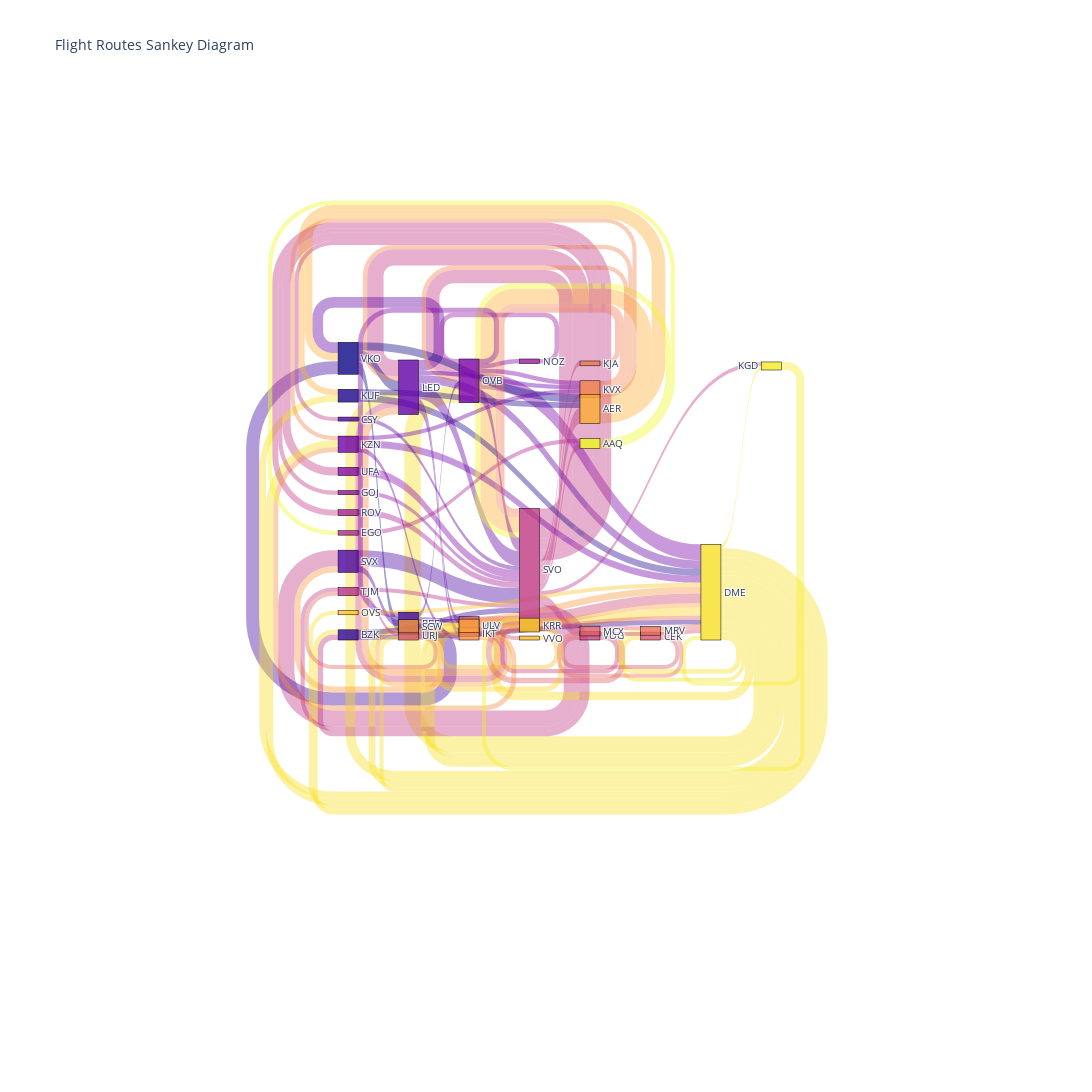

Source (notebook cell):
### Markdown cell above
# Flight Routes Sankey Diagram for Analysis

The Sankey diagram below visualizes the flow of flights between departure and arrival airports, providing insights into the busiest routes and traffic distribution across the network.

### Why Use a Sankey Diagram in Analysis?

1. **Visualizing Route Traffic**:
   - The Sankey diagram makes it easy to see which airports are connected by the largest number of flights. The **width of the links** between nodes (airports) is proportional to the number of flights, highlighting major hubs and key routes.
   
2. **Identifying Bottlenecks or Overload**:
   - Airports with multiple thick links may indicate busy hubs or potential bottlenecks in air traffic, helping analysts understand how resources (planes, gates, staff) are distributed.
   
3. **Understanding Traffic Patterns**:
   - The diagram shows how traffic flows from one airport to another, helping to identify direct routes versus more complex connections that might involve multiple stops.
   
4. **Strategic Route Planning**:
   - Airlines and airports can use the diagram to identify **underutilized routes** or opportunities for expanding capacity on high-demand connections.

### Key Steps in the Script:
- **Data Preparation**: The departure and arrival airports are mapped to unique indices and combined to form the nodes in the diagram.
- **Link Generation**: The flow (link) between airports is determined by the number of flights, with color and width emphasizing the volume of traffic.

This Sankey diagram allows analysts to visually assess the connectivity and traffic between airports, helping in decision-making regarding capacity optimization, route planning, and resource allocation.

### Code cell
import matplotlib.pyplot as plt
import numpy as np
import plotly.graph_objects as go

# Generate color rule for links based on source colors
def generate_link_colors(source_indices, node_colors, opacity=0.4):
    return [node_colors[src].replace("0.8", str(opacity)) for src in source_indices]

# Assuming `df` is your Spark DataFrame
# Convert Spark DataFrame to Pandas DataFrame
pandas_df = df_routes.select("departure_airport", "arrival_airport", "count").toPandas()

# Extract unique airports (nodes) from departure and arrival airports
departure_airports = pandas_df['departure_airport'].tolist()
arrival_airports = pandas_df['arrival_airport'].tolist()

# Combine all unique airports for nodes in the Sankey diagram
all_airports = list(set(departure_airports + arrival_airports))

# Step 3: Create mappings for the airport nodes (label -> index)
airport_to_index = {airport: idx for idx, airport in enumerate(all_airports)}

# Step 4: Prepare the source, target, and values for the Sankey diagram
source = [airport_to_index[departure] for departure in pandas_df['departure_airport']]
target = [airport_to_index[arrival] for arrival in pandas_df['arrival_airport']]
values = pandas_df['count'].tolist()

# Step 5: Use a colormap to generate colors for nodes
colormap = plt.get_cmap('plasma')
node_colors = [f"rgba({int(r*255)}, {int(g*255)}, {int(b*255)}, 0.8)" for r, g, b, _ in colormap(np.linspace(0, 1, len(all_airports)))]

# Step 6: Generate link colors based on the source node colors
link_colors = generate_link_colors(source, node_colors)

# Step 7: Create and plot the Sankey diagram
fig = go.Figure(go.Sankey(
    node=dict(
        pad=15,
        thickness=20,
        line=dict(color="black", width=0.5),
        label=all_airports,
        color=node_colors
    ),
    link=dict(
        source=source,
        target=target,
        value=values,
        color=link_colors
    )
))

# Update layout to make the diagram larger
fig.update_layout(
    title_text="Flight Routes Sankey Diagram",
    font_size=10,   
    height=1200,
    width=2000
)

# Show the Sankey diagram
fig.show()

### Figure 1 — Plotly figure (JSON) as saved in the notebook; plotly's stock layout.template omitted (floating-point values rounded to 4 significant figures)
{"data": [{"link": {"color": ["rgba(248, 223, 36, 0.4)", "rgba(191, 57, 130, 0.4)", "rgba(191, 57, 130, 0.4)", "rgba(123, 2, 168, 0.4)", "rgba(74, 2, 160, 0.4)", "rgba(191, 57, 130, 0.4)", "rgba(98, 0, 166, 0.4)", "rgba(252, 173, 49, 0.4)", "rgba(191, 57, 130, 0.4)", "rgba(12, 7, 134, 0.4)", "rgba(123, 2, 168, 0.4)", "rgba(61, 3, 155, 0.4)", "rgba(12, 7, 134, 0.4)", "rgba(98, 0, 166, 0.4)", "rgba(248, 223, 36, 0.4)", "rgba(248, 223, 36, 0.4)", "rgba(206, 74, 117, 0.4)", "rgba(98, 0, 166, 0.4)", "rgba(248, 223, 36, 0.4)", "rgba(251, 209, 36, 0.4)", "rgba(191, 57, 130, 0.4)", "rgba(133, 6, 166, 0.4)", "rgba(12, 7, 134, 0.4)", "rgba(252, 173, 49, 0.4)", "rgba(248, 223, 36, 0.4)", "rgba(98, 0, 166, 0.4)", "rgba(111, 0, 168, 0.4)", "rgba(245, 141, 69, 0.4)", "rgba(248, 223, 36, 0.4)", "rgba(248, 223, 36, 0.4)", "rgba(248, 150, 63, 0.4)", "rgba(31, 5, 142, 0.4)", "rgba(206, 74, 117, 0.4)", "rgba(74, 2, 160, 0.4)", "rgba(98, 0, 166, 0.4)", "rgba(248, 150, 63, 0.4)", "rgba(252, 173, 49, 0.4)", "rgba(191, 57, 130, 0.4)", "rgba(191, 57, 130, 0.4)", "rgba(165, 31, 151, 0.4)", "rgba(31, 5, 142, 0.4)", "rgba(220, 93, 102, 0.4)", "rgba(191, 57, 130, 0.4)", "rgba(239, 248, 33, 0.4)", "rgba(191, 57, 130, 0.4)", "rgba(47, 4, 149, 0.4)", "rgba(251, 162, 56, 0.4)", "rgba(251, 209, 36, 0.4)", "rgba(61, 3, 155, 0.4)", "rgba(123, 2, 168, 0.4)", "rgba(245, 141, 69, 0.4)", "rgba(111, 0, 168, 0.4)", "rgba(248, 223, 36, 0.4)", "rgba(191, 57, 130, 0.4)", "rgba(248, 223, 36, 0.4)", "rgba(231, 110, 90, 0.4)", "rgba(47, 4, 149, 0.4)", "rgba(236, 120, 83, 0.4)", "rgba(155, 23, 158, 0.4)", "rgba(123, 2, 168, 0.4)", "rgba(174, 39, 145, 0.4)", "rgba(191, 57, 130, 0.4)", "rgba(239, 248, 33, 0.4)", "rgba(191, 57, 130, 0.4)", "rgba(241, 130, 76, 0.4)", "rgba(123, 2, 168, 0.4)", "rgba(241, 130, 76, 0.4)", "rgba(98, 0, 166, 0.4)", "rgba(241, 130, 76, 0.4)", "rgba(199, 66, 123, 0.4)", "rgba(248, 223, 36, 0.4)", "rgba(251, 162, 56, 0.4)", "rgba(191, 57, 130, 0.4)", "rgba(191, 57, 130, 0.4)", "rgba(248, 223, 36, 0.4)", "rgba(191, 57, 130, 0.4)", "rgba(251, 162, 56, 0.4)", "rgba(183, 48, 138, 0.4)", "rgba(61, 3, 155, 0.4)", "rgba(220, 93, 102, 0.4)", "rgba(241, 130, 76, 0.4)", "rgba(111, 0, 168, 0.4)", "rgba(248, 223, 36, 0.4)", "rgba(226, 102, 96, 0.4)", "rgba(183, 48, 138, 0.4)", "rgba(226, 102, 96, 0.4)", "rgba(248, 223, 36, 0.4)", "rgba(191, 57, 130, 0.4)", "rgba(243, 236, 38, 0.4)", "rgba(253, 196, 39, 0.4)", "rgba(206, 74, 117, 0.4)", "rgba(144, 14, 163, 0.4)", "rgba(253, 185, 43, 0.4)", "rgba(213, 83, 109, 0.4)", "rgba(248, 223, 36, 0.4)", "rgba(86, 1, 163, 0.4)", "rgba(231, 110, 90, 0.4)", "rgba(199, 66, 123, 0.4)", "rgba(213, 83, 109, 0.4)", "rgba(243, 236, 38, 0.4)"], "source": [31, 15, 15, 8, 4, 15, 6, 27, 15, 0, 8, 3, 0, 6, 31, 31, 17, 6, 31, 30, 15, 9, 0, 27, 31, 6, 7, 24, 31, 31, 25, 1, 17, 4, 6, 25, 27, 15, 15, 12, 1, 19, 15, 33, 15, 2, 26, 30, 3, 8, 24, 7, 31, 15, 31, 21, 2, 22, 11, 8, 13, 15, 33, 15, 23, 8, 23, 6, 23, 16, 31, 26, 15, 15, 31, 15, 26, 14, 3, 19, 23, 7, 31, 20, 14, 20, 31, 15, 32, 29, 17, 10, 28, 18, 31, 5, 21, 16, 18, 32], "target": [8, 6, 4, 31, 15, 27, 15, 15, 8, 3, 15, 0, 6, 0, 6, 17, 31, 31, 30, 31, 9, 15, 27, 0, 7, 24, 31, 6, 25, 1, 31, 31, 6, 25, 17, 4, 1, 12, 19, 15, 27, 15, 33, 15, 2, 15, 30, 26, 8, 3, 7, 24, 21, 22, 2, 31, 31, 15, 8, 11, 33, 16, 13, 23, 15, 23, 8, 23, 6, 15, 26, 31, 14, 10, 29, 32, 3, 15, 26, 21, 7, 23, 20, 14, 20, 31, 18, 5, 31, 31, 28, 15, 17, 31, 32, 15, 19, 18, 16, 15], "value": [36463, 36455, 36030, 35407, 35024, 34637, 34077, 33512, 29915, 29461, 29200, 29040, 23869, 23720, 22047, 21934, 21324, 19654, 19286, 18723, 18291, 17825, 17739, 17238, 16104, 15889, 15766, 15542, 15167, 15140, 15068, 14788, 14078, 13929, 13815, 13531, 13390, 13306, 13204, 12928, 12890, 12600, 12304, 12046, 12042, 11716, 11611, 11589, 11326, 11313, 11115, 11115, 10806, 10733, 10704, 10469, 10400, 10381, 10155, 10149, 9920, 9888, 9674, 9570, 9548, 9543, 9536, 9536, 9528, 9526, 9453, 9436, 9398, 9233, 9171, 9138, 9096, 9094, 9079, 9054, 9020, 9019, 8959, 8954, 8953, 8952, 8938, 8937, 8924, 8894, 8870, 8844, 8831, 8807, 8782, 8779, 8729, 8674, 8671, 8638]}, "node": {"color": ["rgba(12, 7, 134, 0.8)", "rgba(31, 5, 142, 0.8)", "rgba(47, 4, 149, 0.8)", "rgba(61, 3, 155, 0.8)", "rgba(74, 2, 160, 0.8)", "rgba(86, 1, 163, 0.8)", "rgba(98, 0, 166, 0.8)", "rgba(111, 0, 168, 0.8)", "rgba(123, 2, 168, 0.8)", "rgba(133, 6, 166, 0.8)", "rgba(144, 14, 163, 0.8)", "rgba(155, 23, 158, 0.8)", "rgba(165, 31, 151, 0.8)", "rgba(174, 39, 145, 0.8)", "rgba(183, 48, 138, 0.8)", "rgba(191, 57, 130, 0.8)", "rgba(199, 66, 123, 0.8)", "rgba(206, 74, 117, 0.8)", "rgba(213, 83, 109, 0.8)", "rgba(220, 93, 102, 0.8)", "rgba(226, 102, 96, 0.8)", "rgba(231, 110, 90, 0.8)", "rgba(236, 120, 83, 0.8)", "rgba(241, 130, 76, 0.8)", "rgba(245, 141, 69, 0.8)", "rgba(248, 150, 63, 0.8)", "rgba(251, 162, 56, 0.8)", "rgba(252, 173, 49, 0.8)", "rgba(253, 185, 43, 0.8)", "rgba(253, 196, 39, 0.8)", "rgba(251, 209, 36, 0.8)", "rgba(248, 223, 36, 0.8)", "rgba(243, 236, 38, 0.8)", "rgba(239, 248, 33, 0.8)"], "label": ["VKO", "KUF", "BZK", "PEE", "SVX", "CSY", "LED", "KZN", "OVB", "UFA", "GOJ", "NOZ", "ROV", "EGO", "TJM", "SVO", "VOG", "KHV", "CEK", "MCX", "URJ", "MRV", "KJA", "KVX", "IKT", "SCW", "ULV", "AER", "VVO", "OVS", "KRR", "DME", "KGD", "AAQ"], "line": {"color": "black", "width": 0.5}, "pad": 15, "thickness": 20}, "type": "sankey"}], "layout": {"font": {"size": 10}, "height": 1200, "title": {"text": "Flight Routes Sankey Diagram"}, "width": 2000}}
